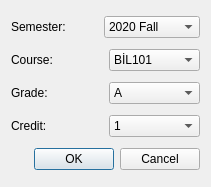
<?xml version="1.0" encoding="UTF-8"?>
<ui version="4.0">
 <class>NewCourse</class>
 <widget class="QDialog" name="NewCourse">
  <property name="geometry">
   <rect>
    <x>0</x>
    <y>0</y>
    <width>211</width>
    <height>187</height>
   </rect>
  </property>
  <property name="windowTitle">
   <string>New Course</string>
  </property>
  <layout class="QVBoxLayout" name="verticalLayout">
   <item>
    <layout class="QHBoxLayout" name="horizontalLayout_3">
     <item>
      <widget class="QLabel" name="semesterLbl">
       <property name="text">
        <string>Semester:</string>
       </property>
      </widget>
     </item>
     <item>
      <widget class="QComboBox" name="semesterBox">
       <item>
        <property name="text">
         <string>2020 Fall</string>
        </property>
       </item>
       <item>
        <property name="text">
         <string>2020 Spring</string>
        </property>
       </item>
       <item>
        <property name="text">
         <string>2019 Fall</string>
        </property>
       </item>
       <item>
        <property name="text">
         <string>2019 Spring</string>
        </property>
       </item>
       <item>
        <property name="text">
         <string>2018 Fall</string>
        </property>
       </item>
       <item>
        <property name="text">
         <string>2018 Spring</string>
        </property>
       </item>
       <item>
        <property name="text">
         <string>2017 Fall</string>
        </property>
       </item>
      </widget>
     </item>
    </layout>
   </item>
   <item>
    <layout class="QHBoxLayout" name="horizontalLayout">
     <item>
      <widget class="QLabel" name="label">
       <property name="text">
        <string>Course:</string>
       </property>
      </widget>
     </item>
     <item>
      <widget class="QComboBox" name="codeBox">
       <item>
        <property name="text">
         <string>BİL101</string>
        </property>
       </item>
       <item>
        <property name="text">
         <string>BİL105</string>
        </property>
       </item>
       <item>
        <property name="text">
         <string>BİL110</string>
        </property>
       </item>
       <item>
        <property name="text">
         <string>ENG199</string>
        </property>
       </item>
       <item>
        <property name="text">
         <string>FİZ103</string>
        </property>
       </item>
       <item>
        <property name="text">
         <string>FİZ105</string>
        </property>
       </item>
       <item>
        <property name="text">
         <string>MAT151</string>
        </property>
       </item>
       <item>
        <property name="text">
         <string>ORY100</string>
        </property>
       </item>
       <item>
        <property name="text">
         <string>TÜRK101</string>
        </property>
       </item>
       <item>
        <property name="text">
         <string>BİL122</string>
        </property>
       </item>
       <item>
        <property name="text">
         <string>BİL124</string>
        </property>
       </item>
       <item>
        <property name="text">
         <string>BİL172</string>
        </property>
       </item>
       <item>
        <property name="text">
         <string>FİZ104</string>
        </property>
       </item>
       <item>
        <property name="text">
         <string>FİZ110</string>
        </property>
       </item>
       <item>
        <property name="text">
         <string>MAT152</string>
        </property>
       </item>
       <item>
        <property name="text">
         <string>MAT210</string>
        </property>
       </item>
       <item>
        <property name="text">
         <string>TÜRK102</string>
        </property>
       </item>
       <item>
        <property name="text">
         <string>BİL300</string>
        </property>
       </item>
       <item>
        <property name="text">
         <string>BİL324</string>
        </property>
       </item>
       <item>
        <property name="text">
         <string>BİL331</string>
        </property>
       </item>
       <item>
        <property name="text">
         <string>Bil240</string>
        </property>
       </item>
       <item>
        <property name="text">
         <string>BİL343</string>
        </property>
       </item>
       <item>
        <property name="text">
         <string>BİL344</string>
        </property>
       </item>
       <item>
        <property name="text">
         <string>BİL367</string>
        </property>
       </item>
       <item>
        <property name="text">
         <string>ENG330</string>
        </property>
       </item>
       <item>
        <property name="text">
         <string>SOS204</string>
        </property>
       </item>
      </widget>
     </item>
    </layout>
   </item>
   <item>
    <layout class="QHBoxLayout" name="horizontalLayout_2">
     <item>
      <widget class="QLabel" name="gradeLbl">
       <property name="text">
        <string>Grade: </string>
       </property>
      </widget>
     </item>
     <item>
      <widget class="QComboBox" name="comboBox">
       <property name="layoutDirection">
        <enum>Qt::LeftToRight</enum>
       </property>
       <item>
        <property name="text">
         <string>A</string>
        </property>
       </item>
       <item>
        <property name="text">
         <string>A-</string>
        </property>
       </item>
       <item>
        <property name="text">
         <string>B+</string>
        </property>
       </item>
       <item>
        <property name="text">
         <string>B</string>
        </property>
       </item>
       <item>
        <property name="text">
         <string>B-</string>
        </property>
       </item>
       <item>
        <property name="text">
         <string>C+</string>
        </property>
       </item>
       <item>
        <property name="text">
         <string>C</string>
        </property>
       </item>
       <item>
        <property name="text">
         <string>C-</string>
        </property>
       </item>
       <item>
        <property name="text">
         <string>D+</string>
        </property>
       </item>
       <item>
        <property name="text">
         <string>D</string>
        </property>
       </item>
       <item>
        <property name="text">
         <string>F</string>
        </property>
       </item>
      </widget>
     </item>
    </layout>
   </item>
   <item>
    <layout class="QHBoxLayout" name="horizontalLayout_4">
     <item>
      <widget class="QLabel" name="creditLbl">
       <property name="text">
        <string>Credit:</string>
       </property>
      </widget>
     </item>
     <item>
      <widget class="QComboBox" name="creditBox">
       <item>
        <property name="text">
         <string>1</string>
        </property>
       </item>
       <item>
        <property name="text">
         <string>2</string>
        </property>
       </item>
       <item>
        <property name="text">
         <string>3</string>
        </property>
       </item>
       <item>
        <property name="text">
         <string>4</string>
        </property>
       </item>
       <item>
        <property name="text">
         <string>5</string>
        </property>
       </item>
       <item>
        <property name="text">
         <string>6</string>
        </property>
       </item>
       <item>
        <property name="text">
         <string>7</string>
        </property>
       </item>
       <item>
        <property name="text">
         <string>8</string>
        </property>
       </item>
       <item>
        <property name="text">
         <string>9</string>
        </property>
       </item>
       <item>
        <property name="text">
         <string>10</string>
        </property>
       </item>
      </widget>
     </item>
    </layout>
   </item>
   <item>
    <widget class="QDialogButtonBox" name="buttonBox">
     <property name="standardButtons">
      <set>QDialogButtonBox::Cancel|QDialogButtonBox::Ok</set>
     </property>
    </widget>
   </item>
  </layout>
 </widget>
 <resources/>
 <connections/>
</ui>
